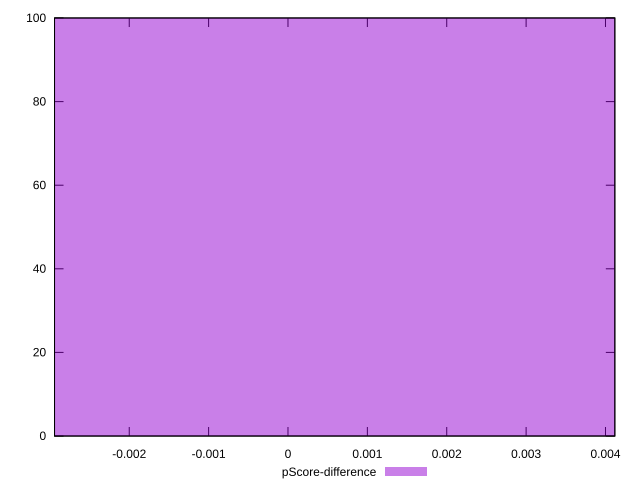

Reproduce this figure in gnuplot.
reset

$pScoreDifference <<EOF
0 100
EOF

set key outside below
set boxwidth 0.1
set xrange [-0.0029411764705882387:0.0041176470588235314]
set yrange [0:100]
set trange [0:100]
set style fill transparent solid 0.5 noborder
set terminal svg size 640, 490 enhanced background rgb 'white'
set output "reports/report_00030_2021-02-24T20-42-31.540Z/uses-text-compression/samples/music/pScore-difference/histogram.svg"

plot $pScoreDifference title "pScore-difference" with boxes

reset
